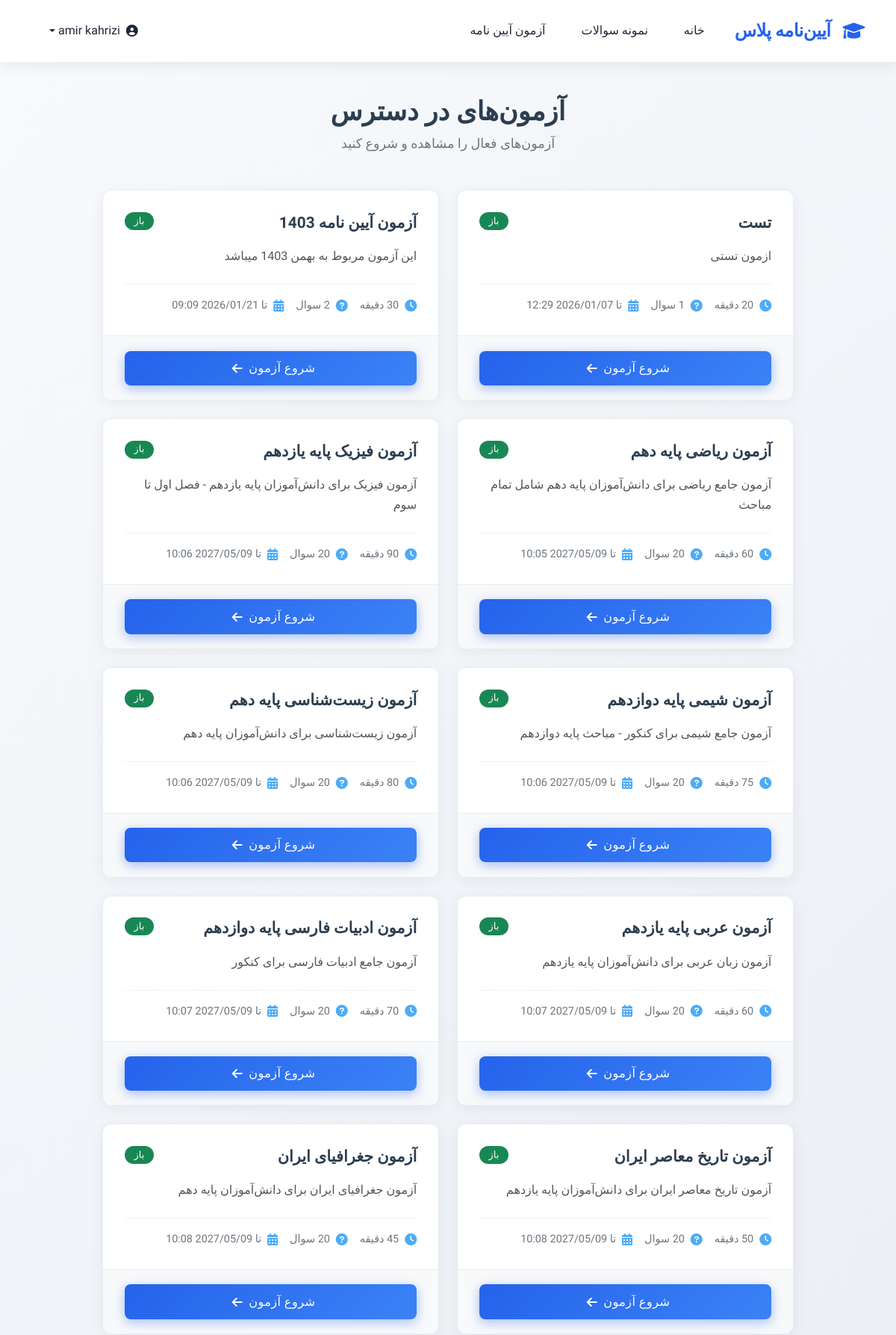
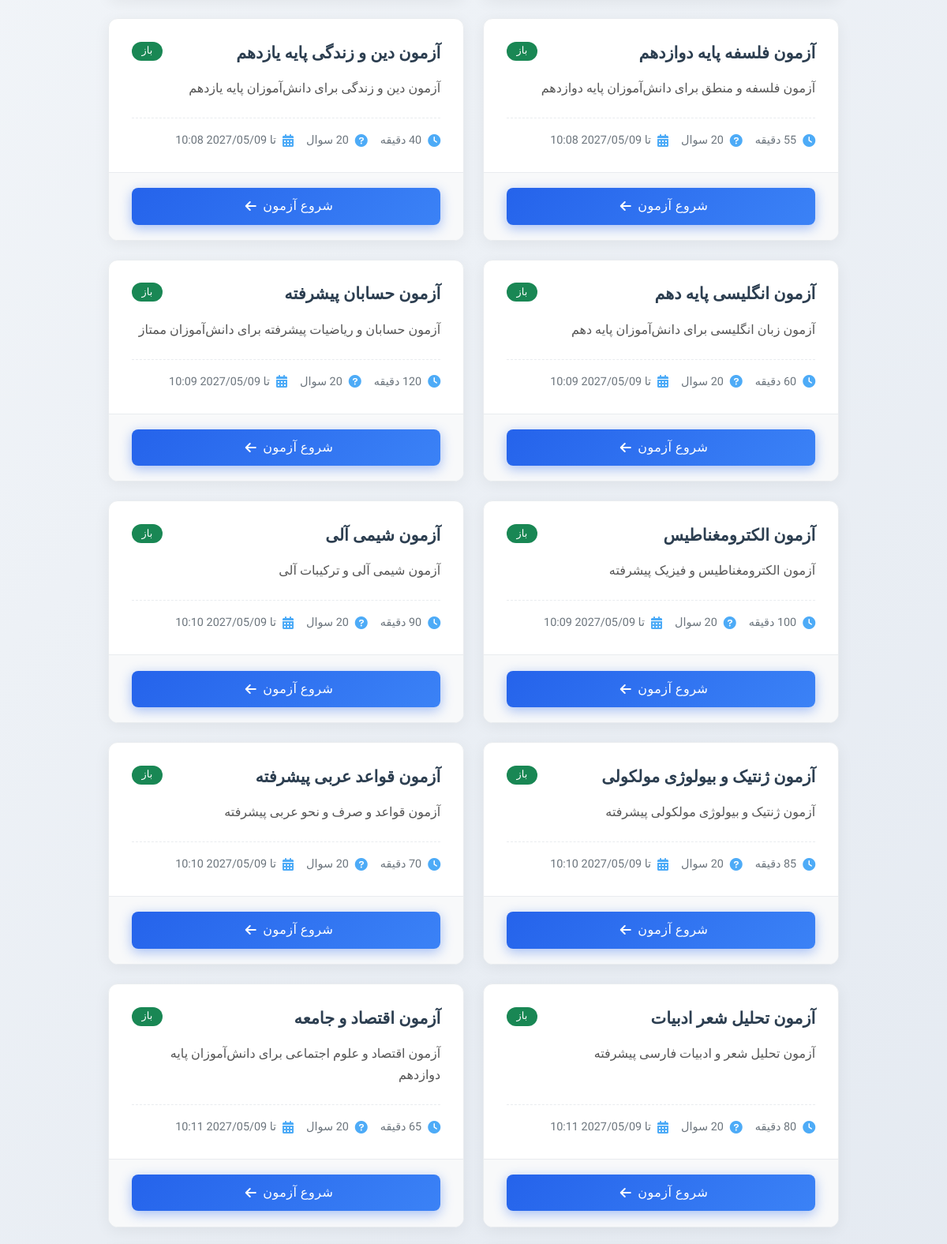
The page /quiz/ (signed in, upper part) on the database its author committed (2 pictures, top to bottom).
### account_module/models.py (models this page shows, shortened)
class User(AbstractUser):
    email = models.EmailField(null=True, blank=True, verbose_name='ایمیل')
    phone_number = models.CharField(max_length=11, unique=True, verbose_name='شماره موبایل')
    is_verified = models.BooleanField(default=False, verbose_name='تایید شده')
    exam_attempts = models.PositiveIntegerField(default=0, verbose_name='تعداد آزمون‌های رایگان امروز')
    last_attempt_date = models.DateField(null=True, blank=True, verbose_name='تاریخ آخرین آزمون')
    has_paid_for_exam = models.BooleanField(default=False, verbose_name='آیا برای آزمون پرداخت کرده است؟')
    username = models.CharField(max_length=150, unique=True, null=True, blank=True, verbose_name='نام کاربری')
    USERNAME_FIELD = 'phone_number'
    REQUIRED_FIELDS = ['first_name', 'last_name']
    objects = UserManager()
    class Meta:
        verbose_name = 'کاربر'
        verbose_name_plural = 'کاربران'

### quizbuilder_module/models.py (models this page shows, shortened)
class Quiz(QuizStartedSmsMixin, models.Model):
    title = models.CharField(verbose_name='عنوان', max_length=255)
    desc = models.TextField(verbose_name='توضیحات', max_length=500)
    status = models.CharField(verbose_name='وضعیت', default='open', choices=QUIZ_STATUS.CHOICES, max_length=50)
    time = models.PositiveIntegerField(verbose_name='مدت زمان آزمون (دقیقه)', null=True, blank=True)
    expire_time = models.DateTimeField(verbose_name='تاریخ پایان آزمون', null=True, blank=True)
    class Meta:
        verbose_name = 'آزمون'
        verbose_name_plural = 'آزمون ها'
    @property
    def get_status(self):
        return dict(QUIZ_STATUS.CHOICES).get(self.status, '')
    @property
    def get_status_class(self):
        return dict(QuizStatusClass.CHOICES).get(self.status, '')

### quizbuilder_module/views.py (the view)
# urls.py: path('', views.QuizListView.as_view(), name='quiz_list'),
class QuizListView(LoginRequiredMixin, ListView):
    model = Quiz
    template_name = 'quizbuilder_module/quiz_list.html'
    context_object_name = 'quizzes'
    ordering = ['-id']
    def get_queryset(self):
        now = timezone.now()
        return Quiz.objects.filter(
            status='open'
        ).annotate(
            question_count=Count('questions')
        ).prefetch_related('questions')
    def get_context_data(self, **kwargs):
        context = super().get_context_data(**kwargs)
        return context

### quizbuilder_module/templates/quizbuilder_module/quiz_list.html (shortened to what this page needs)
{% extends 'shared/_layout.html' %}
{% load static %}
{% block extra_css %}
<link rel="stylesheet" href="{% static 'css/quiz_list.css' %}">
{% endblock %}
{% block content %}
<div class="container py-5">
    <div class="row justify-content-center">
        <div class="col-lg-10">
            <div class="page-header mb-5">
                <h1 class="page-title">آزمون‌های در دسترس</h1>
                <p class="page-subtitle">آزمون‌های فعال را مشاهده و شروع کنید</p>
            </div>
            {% if quizzes %}
                <div class="quiz-cards">
                    {% for quiz in quizzes %}
                    <div class="quiz-card">
                        <div class="quiz-card-body">
                            <div class="quiz-card-header">
                                <h3 class="quiz-title">{{ quiz.title }}</h3>
                                <span class="quiz-status badge bg-{{ quiz.get_status_class }}">
                                    {{ quiz.get_status }}
                                </span>
                            </div>
                            <p class="quiz-desc">{{ quiz.desc|truncatewords:30 }}</p>
                            <div class="quiz-meta">
                                {% if quiz.time %}
                                <div class="meta-item">
                                    <i class="fas fa-clock"></i>
                                    <span>{{ quiz.time }} دقیقه</span>
                                </div>
                                {% endif %}
                                <div class="meta-item">
                                    <i class="fas fa-question-circle"></i>
                                    <span>{{ quiz.questions.count }} سوال</span>
                                </div>
                                {% if quiz.expire_time %}
                                <div class="meta-item">
                                    <i class="fas fa-calendar-alt"></i>
                                    <span>تا {{ quiz.expire_time|date:"Y/m/d H:i" }}</span>
                                </div>
                                {% endif %}
                            </div>
                        </div>
                        <div class="quiz-card-footer">
                            <a href="{% url 'quizbuilder:take_quiz' quiz.id %}" class="btn btn-primary btn-start-quiz">
                                شروع آزمون
                                <i class="fas fa-arrow-left me-2"></i>
                            </a>
                        </div>
                    </div>
                    {% endfor %}
                </div>
            {% endif %}
        </div>
    </div>
</div>
{% endblock %}

### templates/shared/_layout.html (shortened to what this page needs)
{% load render_partial %}
{% load static %}
<!DOCTYPE html>
<html lang="fa" dir="rtl" class="h-100">
<head>
    <link href="https://cdn.jsdelivr.net/npm/bootstrap@5.3.3/dist/css/bootstrap.rtl.min.css" rel="stylesheet">
    <link rel="stylesheet" href="https://cdnjs.cloudflare.com/ajax/libs/font-awesome/6.0.0/css/all.min.css">
    <link href="https://unpkg.com/aos@2.3.1/dist/aos.css" rel="stylesheet">
    <link rel="stylesheet" href="{% static 'css/style.css' %}">
    {% block extra_css %}{% endblock %}
</head>
<body class="d-flex flex-column">
    <nav class="navbar navbar-expand-lg navbar-dark fixed-top">
        <div class="container">
            <a class="navbar-brand" href="{% url 'first_page' %}">
                <i class="fas fa-graduation-cap me-2"></i>
                آیین‌نامه پلاس
            </a>
            <div class="collapse navbar-collapse" id="navbarNav">
                <ul class="navbar-nav me-auto">
                    <li class="nav-item">
                        <a class="nav-link {% if request.path == '/' %}active{% endif %}"
                           href="{% url 'first_page' %}">
                            خانه
                        </a>
                    </li>
                    <li class="nav-item">
                        <a class="nav-link {% if 'questions' in request.path %}active{% endif %}"
                           href="{% url 'sample_questions:question_list' %}">
                            نمونه سوالات
                        </a>
                    </li>
                    <li class="nav-item">
                        <a class="nav-link" href="{% url 'quizbuilder:quiz_list' %}">
                            آزمون آیین نامه
                        </a>
                    </li>
                </ul>
                <ul class="navbar-nav">
                    {% if not user.is_authenticated %}
                        <li class="nav-item">
                            <a class="nav-link me-3" href="{% url 'sign_up_page' %}">
                                <i class="fas fa-user-plus d-lg-none me-2"></i>
                                ثبت‌ نام
                            </a>
                        </li>
                        <li class="nav-item">
                            <a style="color: black !important;" class="btn btn-outline-light" href="{% url 'sign_in_page' %}">
                                <i style="color: black !important;" class="fas fa-sign-in-alt me-1"></i>
                                ورود
                            </a>
                        </li>
                    {% else %}
                        <li class="nav-item dropdown">
                            <a class="nav-link dropdown-toggle d-flex align-items-center" href="#" role="button" data-bs-toggle="dropdown">
                                <i class="fas fa-user-circle me-2"></i>
                                {{ user.get_full_name|default:user.phone_number }}
                            </a>
                        </li>
                    {% endif %}
                </ul>
            </div>
        </div>
    </nav>
    <div class="content-wrapper">
        {% block content %}{% endblock %}
    </div>
</body>
</html>

### static/css/style.css (style rules this page uses)
:root { --primary: #2563EB; --primary-dark: #1D4ED8; --primary-light: #3B82F6; --secondary: #10B981; --secondary-dark: #059669; --accent: #8B5CF6; --dark: #1F2937; --darker: #111827; --light: #F9FAFB; --lighter: #FFFFFF; --gray: #6B7280; --gray-light: #9CA3AF; --gray-lighter: #E5E7EB; --danger: #EF4444; --danger-dark: #DC2626; --warning: #F59E0B; --warning-dark: #D97706; --success: #10B981; --success-dark: #059669; --info: #3B82F6; --shadow-sm: 0 1px 2px 0 rgb(0 0 0 / 0.05); --shadow: 0 4px 6px -1px rgb(0 0 0 / 0.1), 0 2px 4px -2px rgb(0 0 0 / 0.1); --shadow-lg: 0 10px 15px -3px rgb(0 0 0 / 0.1), 0 4px 6px -4px rgb(0 0 0 / 0.1); --shadow-xl: 0 20px 25px -5px rgb(0 0 0 / 0.1), 0 8px 10px -6px rgb(0 0 0 / 0.1); --shadow-2xl: 0 25px 50px -12px rgb(0 0 0 / 0.25); --border-radius: 0.75rem; --border-radius-sm: 0.5rem; --border-radius-lg: 1rem; --border-radius-xl: 1.5rem; --transition: all 0.3s cubic-bezier(0.4, 0, 0.2, 1); --transition-fast: all 0.15s cubic-bezier(0.4, 0, 0.2, 1); --gradient-primary: linear-gradient(135deg, var(--primary), var(--primary-light)); --gradient-secondary: linear-gradient(135deg, var(--secondary), var(--success)); --gradient-accent: linear-gradient(135deg, var(--accent), var(--primary)); --gradient-hero: linear-gradient(135deg, var(--primary), var(--accent)); }
* { margin: 0; padding: 0; box-sizing: border-box; -webkit-tap-highlight-color: transparent; }
html { font-size: 16px; scroll-behavior: smooth; -webkit-text-size-adjust: 100%; -webkit-font-smoothing: antialiased; -moz-osx-font-smoothing: grayscale; }
body { font-family: 'Vazirmatn', sans-serif; color: var(--dark); line-height: 1.6; background: linear-gradient(135deg, #f8fafc 0%, #e2e8f0 100%); background-attachment: fixed; overflow-x: hidden; min-height: 100vh; display: flex; flex-direction: column; padding-top: 80px; }
.navbar { position: fixed; top: 0; left: 0; width: 100%; padding: 1rem 0; transition: var(--transition); background: rgba(255, 255, 255, 0.95) !important; backdrop-filter: blur(20px); -webkit-backdrop-filter: blur(20px); box-shadow: 0 4px 20px rgba(0, 0, 0, 0.08); z-index: 1000; border-bottom: 1px solid rgba(255, 255, 255, 0.2); }
.navbar-brand { font-weight: 800; font-size: 1.5rem; color: var(--primary) !important; display: flex; align-items: center; gap: 0.5rem; letter-spacing: -0.5px; text-decoration: none; transition: var(--transition); }
.nav-link { font-weight: 500; padding: 0.75rem 1.25rem !important; transition: var(--transition); border-radius: var(--border-radius); margin: 0 0.25rem; color: var(--dark) !important; position: relative; overflow: hidden; }
.nav-link::before { content: ''; position: absolute; top: 0; left: -100%; width: 100%; height: 100%; background: var(--gradient-primary); transition: var(--transition); opacity: 0.1; z-index: -1; }
.btn { padding: 1rem 2.5rem; border-radius: var(--border-radius); font-weight: 600; font-size: 1rem; transition: var(--transition); border: none; cursor: pointer; display: inline-flex; align-items: center; justify-content: center; gap: 0.75rem; text-decoration: none; position: relative; overflow: hidden; letter-spacing: 0.5px; }
.btn::before { content: ''; position: absolute; top: 0; left: -100%; width: 100%; height: 100%; background: linear-gradient(90deg, transparent, rgba(255, 255, 255, 0.2), transparent); transition: var(--transition); }
.btn-primary { background: var(--gradient-primary); color: white; box-shadow: 0 4px 15px rgba(37, 99, 235, 0.4); }
@media (min-width: 768px) { .container { max-width: 720px; } }
@media (min-width: 992px) { .container { max-width: 960px; } }
@media (min-width: 1200px) { .container { max-width: 1140px; } }

### rows shown on the page
User: get_full_name "amir kahrizi"
Quiz: title "تست", get_status "باز", desc "ازمون تستی", time "20", expire_time "2026/01/07 12:29"
Quiz: title "آزمون آیین نامه 1403", get_status "باز", desc "این آزمون مربوط به بهمن 1403 میباشد", time "30", expire_time "2026/01/21 09:09"
Quiz: title "آزمون ریاضی پایه دهم", get_status "باز", desc "آزمون جامع ریاضی برای دانش‌آموزان پایه دهم شامل تمام مباحث", expire_time "2027/05/09 10:05"
Quiz: title "آزمون فیزیک پایه یازدهم", get_status "باز", desc "آزمون فیزیک برای دانش‌آموزان پایه یازدهم - فصل اول تا سوم", time "90", expire_time "2027/05/09 10:06"
Quiz: title "آزمون شیمی پایه دوازدهم", get_status "باز", desc "آزمون جامع شیمی برای کنکور - مباحث پایه دوازدهم", time "75", expire_time "2027/05/09 10:06"
Quiz: title "آزمون زیست‌شناسی پایه دهم", get_status "باز", desc "آزمون زیست‌شناسی برای دانش‌آموزان پایه دهم", time "80", expire_time "2027/05/09 10:06"
Quiz: title "آزمون عربی پایه یازدهم", get_status "باز", desc "آزمون زبان عربی برای دانش‌آموزان پایه یازدهم", expire_time "2027/05/09 10:07"
Quiz: title "آزمون ادبیات فارسی پایه دوازدهم", get_status "باز", desc "آزمون جامع ادبیات فارسی برای کنکور", time "70", expire_time "2027/05/09 10:07"
Quiz: title "آزمون تاریخ معاصر ایران", get_status "باز", desc "آزمون تاریخ معاصر ایران برای دانش‌آموزان پایه یازدهم", expire_time "2027/05/09 10:08"
Quiz: title "آزمون جغرافیای ایران", get_status "باز", desc "آزمون جغرافیای ایران برای دانش‌آموزان پایه دهم", time "45", expire_time "2027/05/09 10:08"
Quiz: title "آزمون فلسفه پایه دوازدهم", get_status "باز", desc "آزمون فلسفه و منطق برای دانش‌آموزان پایه دوازدهم", expire_time "2027/05/09 10:08"
Quiz: title "آزمون دین و زندگی پایه یازدهم", get_status "باز", desc "آزمون دین و زندگی برای دانش‌آموزان پایه یازدهم", time "40", expire_time "2027/05/09 10:08"
Quiz: title "آزمون انگلیسی پایه دهم", get_status "باز", desc "آزمون زبان انگلیسی برای دانش‌آموزان پایه دهم", expire_time "2027/05/09 10:09"
Quiz: title "آزمون حسابان پیشرفته", get_status "باز", desc "آزمون حسابان و ریاضیات پیشرفته برای دانش‌آموزان ممتاز", expire_time "2027/05/09 10:09"
Quiz: title "آزمون الکترومغناطیس", get_status "باز", desc "آزمون الکترومغناطیس و فیزیک پیشرفته", expire_time "2027/05/09 10:09"
Quiz: title "آزمون شیمی آلی", get_status "باز", desc "آزمون شیمی آلی و ترکیبات آلی", time "90", expire_time "2027/05/09 10:10"
Quiz: title "آزمون ژنتیک و بیولوژی مولکولی", get_status "باز", desc "آزمون ژنتیک و بیولوژی مولکولی پیشرفته", time "85", expire_time "2027/05/09 10:10"
Quiz: title "آزمون قواعد عربی پیشرفته", get_status "باز", desc "آزمون قواعد و صرف و نحو عربی پیشرفته", time "70", expire_time "2027/05/09 10:10"
Quiz: title "آزمون تحلیل شعر ادبیات", get_status "باز", desc "آزمون تحلیل شعر و ادبیات فارسی پیشرفته", time "80", expire_time "2027/05/09 10:11"
Quiz: title "آزمون اقتصاد و جامعه", get_status "باز", desc "آزمون اقتصاد و علوم اجتماعی برای دانش‌آموزان پایه دوازدهم", expire_time "2027/05/09 10:11"
